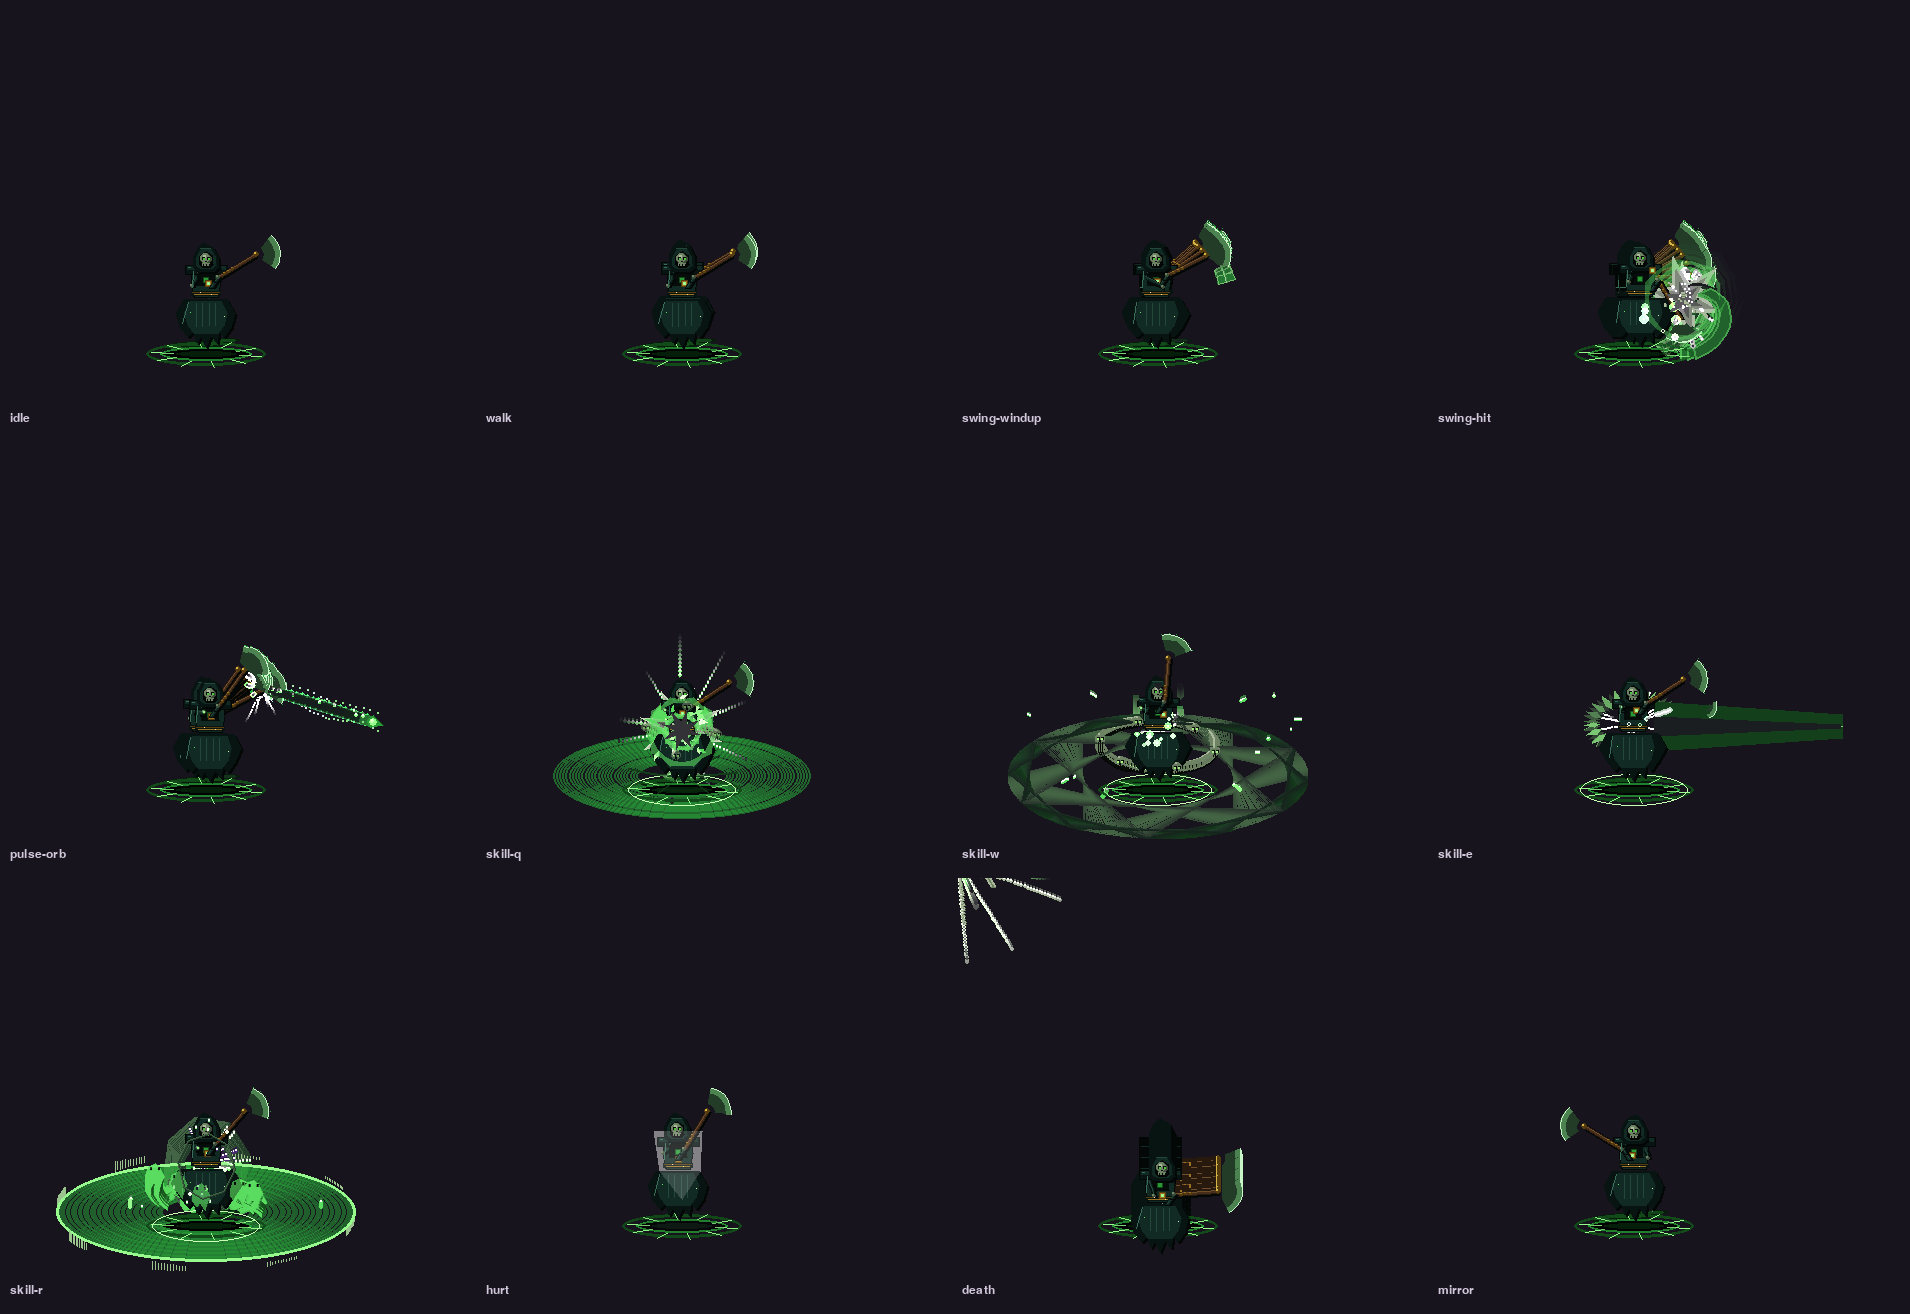

The Python source for this figure:
#!/usr/bin/env python3
"""Filmstrip showcase Vhalzun v2 — rig + seluruh lapisan FX hidup.

Menghasilkan tools/vhalzun_showcase.png: grid 4x4 momen kunci
(idle/walk/swing/pulse/q/w/e/r/hurt/death/mirror) dirender lewat
bosses.level5.draw_vhalzun penuh (canvas + heroes.vhalzun_fx).

Jalankan:  SDL_VIDEODRIVER=dummy python3 tools/vhalzun_showcase.py
"""
import os
import sys

sys.path.insert(0, os.path.dirname(os.path.dirname(os.path.abspath(__file__))))

import pygame  # noqa: E402

pygame.init()
pygame.display.set_mode((1, 1))

from types import SimpleNamespace  # noqa: E402

import bosses.level5 as L          # noqa: E402
import heroes.vhalzun_fx as FX     # noqa: E402

CELL_W, CELL_H = 470, 400
CX, CY = 200, 300                  # titik kaki karakter di dalam sel


def probe(**kw):
    b = SimpleNamespace(
        boss_type="vhalzun", hero_type="vhalzun",
        x=200.0, y=300.0, direction=1, pulse=1.2,
        timer=0, attack_cooldown=44, active_skill=None,
        active_skill_timer=0, target=None, hurt_flash_timer=0,
        alive=True, radius=38, hp=9300, max_hp=9300,
        team="red", speed=0.82, damage=78,
        is_enraged=False, ability_active=False, ability_active_timer=0)
    for k, v in kw.items():
        setattr(b, k, v)
    return b


class Tgt:
    def __init__(self, x, y):
        self.x, self.y = x, y
        self.alive = True
        self.radius = 16


def snap(label):
    return (label, pygame.Surface((CELL_W, CELL_H), pygame.SRCALPHA))


def run_and_capture(cell, b, frames, capture_at):
    """Jalankan frames langkah; tangkap salinan permukaan pada frame di
    capture_at (list frame index)."""
    out = []
    surface = cell[1]
    label = cell[0]
    d = FX.director_for(b)
    for f in range(max(capture_at) + 1):
        L.draw_vhalzun(surface, b, CX, CY)
        FX.tick(1.0 / 60.0)
        if f in capture_at:
            out.append((f"{label}", surface.copy()))
    return out


def main():
    FX.reset_all()
    cols = []

    # ── baris 1: dasar + swing ─────────────────────────────────────
    b = probe()
    cols += run_and_capture(snap("idle"), b, 0, [90])
    b = probe(_vhz_last_x=190.0, _vhz_last_y=300.0, x=204.0)
    cols += run_and_capture(snap("walk"), b, 0, [60])
    b = probe(target=Tgt(250, 300), timer=43, _vhz_prev_timer=0)
    s = snap("swing")
    d = FX.director_for(b)
    for f in range(52):
        b._vhz_attack_manual = True
        b._vhz_attack_progress = min(1.0, f / 44.0)
        L.draw_vhalzun(s[1], b, CX, CY)
        if f == 18:                    # anticipation
            cols.append(("swing-windup", s[1].copy()))
        if f == 26:                    # impact 0.42*44 ~ frame 18.5; aktif
            FX.notify_melee_impact(b, b.target, 78, True)
        FX.tick(1.0 / 60.0)
        if f == 29:                    # puncak trail + percikan
            cols.append(("swing-hit", s[1].copy()))

    # ── baris 2: pulse + Q + W ─────────────────────────────────────
    b = probe(target=Tgt(420, 300), timer=43, _vhz_prev_timer=0)
    s = snap("pulse")
    for f in range(70):
        if f > 20:
            b._vhz_attack_manual = True
            b._vhz_attack_progress = min(1.0, (f - 20) / 40.0)
        L.draw_vhalzun(s[1], b, CX, CY)
        FX.tick(1.0 / 60.0)
        if f == 34:
            cols.append(("pulse-orb", s[1].copy()))

    for key, name in (("q", "skill-q"), ("w", "skill-w")):
        b = probe(active_skill=key, active_skill_timer=99,
                  _vhz_skill=key, _vhz_skill_total=60 if key == "q" else 80,
                  _vhz_skill_progress=0.0, timer=30)
        s = snap(name)
        total = 60 if key == "q" else 80
        FX.notify_skill_cast(b, key)
        for f in range(total + 6):
            b._vhz_skill_progress = min(1.0, f / total)
            L.draw_vhalzun(s[1], b, CX, CY)
            FX.tick(1.0 / 60.0)
            if f == int(total * 0.55):
                cols.append((name, s[1].copy()))

    # ── baris 3: E + R + hurt ──────────────────────────────────────
    b = probe(active_skill="e", active_skill_timer=99, _vhz_skill="e",
              _vhz_skill_total=60, _vhz_skill_progress=0.0, timer=30,
              target=Tgt(430, 300))
    s = snap("skill-e")
    FX.notify_skill_cast(b, "e")
    for f in range(60):
        b._vhz_skill_progress = min(1.0, f / 60.0)
        L.draw_vhalzun(s[1], b, CX, CY)
        FX.tick(1.0 / 60.0)
        if f == 38:
            cols.append(("skill-e", s[1].copy()))

    b = probe(active_skill="r", active_skill_timer=99, _vhz_skill="r",
              _vhz_skill_total=100, _vhz_skill_progress=0.0, timer=30)
    s = snap("skill-r")
    FX.notify_skill_cast(b, "r")
    for f in range(100):
        b._vhz_skill_progress = min(1.0, f / 100.0)
        L.draw_vhalzun(s[1], b, CX, CY)
        FX.tick(1.0 / 60.0)
        if f == 55:
            cols.append(("skill-r", s[1].copy()))

    b = probe(hurt_flash_timer=9, _vhz_prev_timer=0)
    s = snap("hurt")
    for f in range(12):
        b.hurt_flash_timer = max(0, 9 - f)
        L.draw_vhalzun(s[1], b, CX, CY)
        FX.tick(1.0 / 60.0)
        if f == 2:
            cols.append(("hurt", s[1].copy()))

    # ── baris 4: death + mirror ────────────────────────────────────
    b = probe(alive=False, hp=0, _vhz_death_age=0)
    s = snap("death")
    for f in range(70):
        b._vhz_death_age = f
        L.draw_vhalzun(s[1], b, CX, CY)
        FX.tick(1.0 / 60.0)
        if f == 30:
            cols.append(("death", s[1].copy()))

    b = probe(direction=-1)
    cols += run_and_capture(snap("mirror"), b, 0, [70])

    # ── susun grid 4 kolom ─────────────────────────────────────────
    assert len(cols) == 12, len(cols)
    pad = 6
    rows = 3
    grid = pygame.Surface((4 * (CELL_W + pad) + pad,
                           rows * (CELL_H + 30 + pad) + pad), pygame.SRCALPHA)
    grid.fill((24, 20, 30, 255))
    try:
        from _render import get_font
        font = get_font(15)
    except Exception:
        font = pygame.font.Font(None, 18)
    for i, (label, img) in enumerate(cols):
        r, c = divmod(i, 4)
        x = pad + c * (CELL_W + pad)
        y = pad + r * (CELL_H + 30 + pad)
        grid.blit(img, (x, y))
        t = font.render(label, True, (210, 200, 220))
        grid.blit(t, (x + 4, y + CELL_H + 6))
    out = os.path.join(os.path.dirname(os.path.abspath(__file__)),
                       "vhalzun_showcase.png")
    pygame.image.save(grid, out)

    # ── verifikasi numerik tiap panel ──────────────────────────────
    print(f"[SHOWCASE] {out} ({len(cols)} panel)")
    for i, (label, img) in enumerate(cols):
        m = pygame.mask.from_surface(img, 2)
        r = m.get_bounding_rects()
        if r:
            br = r[0].unionall(r)
            cov = sum(len(pp) for pp in m.outline_masks()) if hasattr(
                m, "outline_masks") else -1
            print(f"  {label:<13} bbox={br}")
        else:
            print(f"  {label:<13} KOSONG (bug!)")
    print("SHOWCASE OK")


if __name__ == "__main__":
    main()
